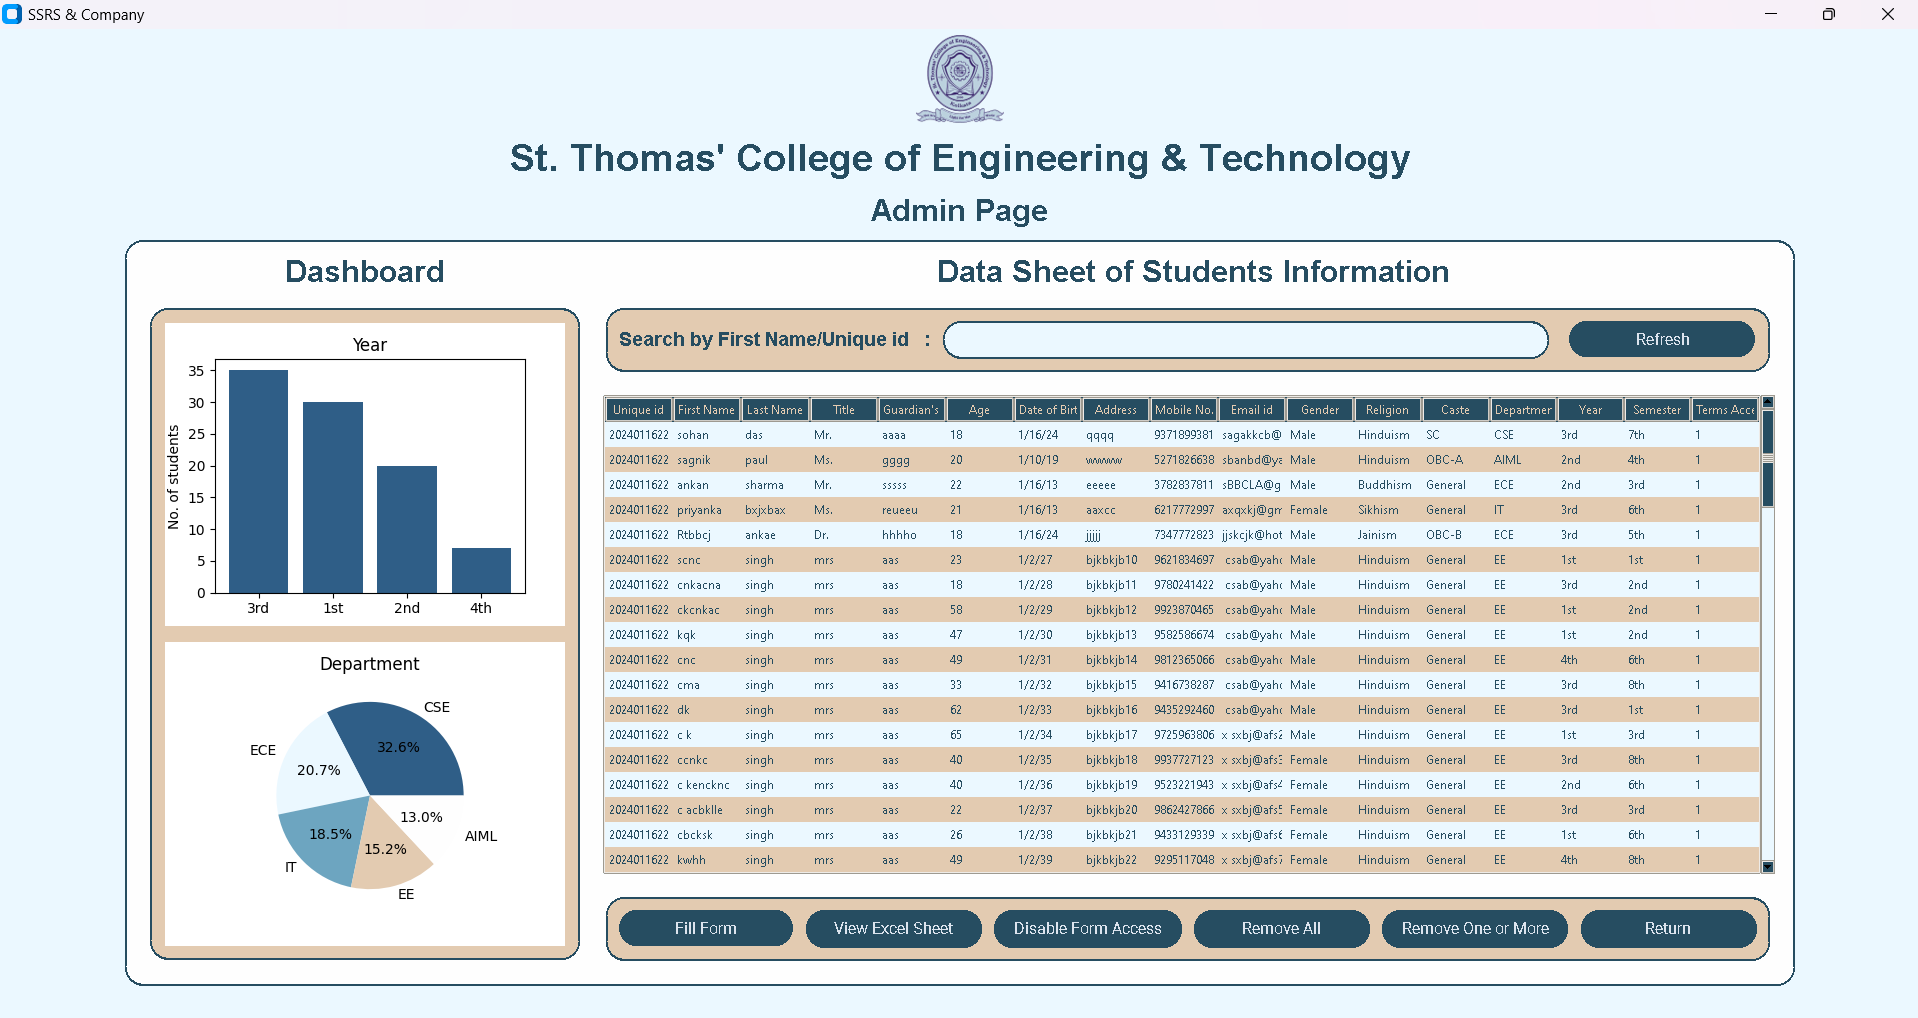

Generate this figure with Python:
import customtkinter as ctk
import sys
import tkinter
from tkinter import ttk
import openpyxl
from matplotlib.backends.backend_tkagg import FigureCanvasTkAgg
import matplotlib.pyplot as plt
import pandas as pd
from PIL import Image
import subprocess
from FORM import GeneratedForm
import json
ctk.set_appearance_mode("light")

def toggle_access():
    config_path = "config.json"
    try:
        with open(config_path, 'r') as config_file:
            config = json.load(config_file)
    except json.JSONDecodeError:
        # If the file is empty or not valid JSON, create an initial configuration
        config = {"access_enabled": False}

    if config["access_enabled"]:
        config["access_enabled"] = False
        enable_button.configure(text="Enable Form Access")
    else:
        config["access_enabled"] = True
        enable_button.configure(text="Disable Form Access")

    with open(config_path, 'w') as config_file:
        json.dump(config, config_file, indent=2)

def enable_access():
    config_path = "config.json"
    try:
        with open(config_path, 'r') as config_file:
            config = json.load(config_file)
    except json.JSONDecodeError:
        # If the file is empty or not valid JSON, create an initial configuration
        config = {"access_enabled": False}

    config["access_enabled"] = True

    with open(config_path, 'w') as config_file:
        json.dump(config, config_file, indent=2)

def disable_access():
    config_path = "config.json"
    try:
        with open(config_path, 'r') as config_file:
            config = json.load(config_file)
    except json.JSONDecodeError:
        # If the file is empty or not valid JSON, create an initial configuration
        config = {"access_enabled": False}

    config["access_enabled"] = False

    with open(config_path, 'w') as config_file:
        json.dump(config, config_file, indent=2)


def load(my_tag):
    list_values = list(sheet.values)
    #print(list_values)
    for col_name in list_values[0]:
        treeview.heading(col_name,text=col_name)
    for index, row in data.iterrows():
        my_tag = 'oddrow' if my_tag=='evenrow'else 'evenrow'
        treeview.insert("", "end", values=(row['Unique id'] ,row['First Name'], row['Last Name'], row['Title'],row["Guardian's Name"],
                                           row['Age'], row['Date of Birth'], row['Address'],row["Mobile No."],
                                           row['Email id'], row['Gender'], row['Religion'],row["Caste"],
                                           row['Department'], row['Year'], row['Semester'],row["Terms Accepted"],),tags=(my_tag))
        #my_tag = 'oddrow' if my_tag=='evenrow'else 'evenrow'
        #treeview.insert('',tkinter.END,values=value_tuple,tags=(my_tag))

def count_dept(path,  column_name2):
    df = pd.read_excel(path)
    return df[column_name2].value_counts()

def count_year(path,  column_name1):
    df = pd.read_excel(path)
    return df[column_name1].value_counts()

def update_bar1():
    year_counts = count_year(path, column_name1)
    year = {}
    for element, count in year_counts.items():
    #print(f"{element}: {count}")
        year[element] = count
    
    fig1, ax1 = plt.subplots(figsize = (4,3))
    ax1.clear()
    ax1.bar(year.keys(), year.values())
    ax1.set_title("Year")
    #ax1.set_xlabel("Year")
    ax1.set_ylabel("No. of students")
    #plt.show()
    canvas1 = FigureCanvasTkAgg(fig1, mat_frame)
    canvas1.draw()
    canvas1.get_tk_widget().grid(row=0,column=0,padx=15,pady=(15,7.5),sticky = "news")
    
def update_bar2():
    dept_counts = count_dept(path, column_name2)
    dept = {}
    for element, count in dept_counts.items():
        #print(f"{element}: {count}")
        dept[element] = count
    
    fig2, ax3 = plt.subplots(figsize = (4,3))
    ax3.clear()
    ax3.pie(dept.values(), labels=dept.keys(), autopct='%1.1f%%')
    ax3.set_title("Department")
    # plt.show()
    canvas2 = FigureCanvasTkAgg(fig2, mat_frame)
    canvas2.draw()
    canvas2.get_tk_widget().grid(row = 1,column=0,padx=15,pady=(7.5,15),sticky = "news")


def filter_data(*args):
    search_text = search_var.get().lower()
    treeview.delete(*treeview.get_children())
    data= pd.read_excel(path)
    filtered_data = data[(data['First Name'].str.lower().str.contains(search_text, na=False))|(data['Unique id'].astype(str).str.contains(search_text,na = False))]
    
    list_values = list(sheet.values)
    #print(list_values)
    for col_name in list_values[0]:
        treeview.heading(col_name,text=col_name)
    
    treeview.tag_configure('oddrow',background="#EBF8FF")
    treeview.tag_configure('evenrow',background="#E3CBB1")
    my_tag = 'evenrow'

    for index, row in filtered_data.iterrows():
        my_tag = 'oddrow' if my_tag=='evenrow'else 'evenrow'
        treeview.insert("", "end", values=(row['Unique id'],row['First Name'], row['Last Name'], row['Title'],row["Guardian's Name"],
                                           row['Age'], row['Date of Birth'], row['Address'],row["Mobile No."],
                                           row['Email id'], row['Gender'], row['Religion'],row["Caste"],
                                           row['Department'], row['Year'], row['Semester'],row["Terms Accepted"]),tags=(my_tag))
def load_data(my_tag):
    #treeview.delete(*treeview.get_children())
    data= pd.read_excel(path)
    for index , row in data.iterrows():
        my_tag = 'oddrow' if my_tag=='evenrow'else 'evenrow'
        treeview.insert("", "end", values=(row ['Unique id'],row['First Name'], row['Last Name'], row['Title'],row["Guardian's Name"],
                                           row['Age'], row['Date of Birth'], row['Address'],row["Mobile No."],
                                           row['Email id'], row['Gender'], row['Religion'],row["Caste"],
                                           row['Department'], row['Year'], row['Semester'],row["Terms Accepted"]),tags=(my_tag))
def refresh():
    #data= pd.read_excel(path)
    treeview.delete(*treeview.get_children())
    '''
    for index , row in data.iterrows():
        my_tag = 'oddrow' if my_tag=='evenrow'else 'evenrow'
        treeview.insert("", "end", values=(row ['Unique id'],row['First Name'], row['Last Name'], row['Title'],row["Guardian's Name"],
                                           row['Age'], row['Date of Birth'], row['Address'],row["Mobile No."],
                                           row['Email id'], row['Gender'], row['Religion'],row["Caste"],
                                           row['Department'], row['Year'], row['Semester'],row["Terms Accepted"]),tags=(my_tag))'''
    load_data(my_tag)                                       
    update_bar1()
    update_bar2()
        
# ("First Name","Last Name","Title","Guardian's Name","Age","Date of Birth","Address","Mobile No."
#,"Email id","Gender","Religion","Caste","Department","Year","Semester","Terms Accepted")

path = "students.xlsx"
data = pd.read_excel(path)
workbook = openpyxl.load_workbook(path)
sheet = workbook.active

column_name1 = 'Year'
column_name2 = 'Department'

plt.rcParams["axes.prop_cycle"] = plt.cycler(
    color=["#2F5E87", "#EBF8FF", "#6DA5C0", "#E3CBB1", "#FEFEFE"])

        

window = ctk.CTkToplevel()
#window = tkinter.Toplevel()
window.title("SSRS & Company")
window.state('zoomed')
window.config(bg="#EBF8FF")
style = ttk.Style(window)
style.theme_use('clam')

my_image = ctk.CTkImage(light_image=Image.open("STCET-Logo.png"),size = (70,70))

# Create a CTkLabel with the CTkImage
p_label = ctk.CTkLabel(window, image=my_image, text=" ",bg_color="#EBF8FF")
p_label.pack(padx=20, pady=5)

college_label = ctk.CTkLabel(window,text="St. Thomas' College of Engineering & Technology",
                             font=ctk.CTkFont(family = "Old English Text MT",size=30,weight="bold"),bg_color = "#EBF8FF",text_color="#264D61")
college_label.pack(padx = 10,pady =5)
title_label = ctk.CTkLabel(window,text="Admin Page",font=ctk.CTkFont(family = "Arial",size=25,weight = "bold"),bg_color = "#EBF8FF",text_color="#264D61")
title_label.pack(padx = 10,pady =5)

frame = ctk.CTkFrame(window,fg_color="#FEFEFE",bg_color="#EBF8FF",corner_radius=15,border_width=2,border_color="#264D61")
frame.pack(fill = "x",padx = 100,pady = (5,10))

tree_label = ctk.CTkLabel(frame,text="Data Sheet of Students Information",font=ctk.CTkFont(family = "Arial",size=25,weight = "bold"),text_color="#264D61")
tree_label.grid(row = 0,column = 1,padx = 5,pady = (10,5),sticky = "news")

#search frame.......

search_frame = ctk.CTkFrame(frame,fg_color="#E3CBB1",bg_color="#FEFEFE",corner_radius=15,border_width=2,border_color="#264D61")
search_frame.grid(row = 1,column = 1,padx = (10,20),pady = (10,10),sticky = "news")

search_label = ctk.CTkLabel(search_frame,text="Search by First Name/Unique id   :",font=ctk.CTkFont(family = "Arial",size=15,weight = "bold"),text_color="#264D61")
search_label.pack(side =tkinter.LEFT, padx=(10,5),pady = 10)

search_var = tkinter.StringVar()
search_entry = ctk.CTkEntry(search_frame,fg_color= "#EBF8FF",border_color="#264d61",text_color="#264D61",textvariable=search_var,
                          font=ctk.CTkFont(family = "Times New Roman" ,weight="bold",size = 15),height = 30,corner_radius = 15)
search_entry.pack(side = tkinter.LEFT,padx = (5,10),pady = 10,fill = "x",expand = True)

refresh_button = ctk.CTkButton(search_frame, text="Refresh",width=150, command=refresh,fg_color="#264D61",hover_color="#2F5E87",height = 30,corner_radius = 15)
refresh_button.pack(side = tkinter.LEFT,padx = (5,10),pady = 10)


treeFrame = ttk.Frame(frame)
treeFrame.grid(row=2,column=1,pady=(10,10),padx=(10,20),sticky = "news")
treescy = ttk.Scrollbar(treeFrame,orient = 'vertical')
treescy.pack(side="right",fill="y")
#treescx = ttk.Scrollbar(treeFrame,orient='horizontal')
#treescx.pack(side="bottom",fill="x")

cols = ("Unique id","First Name","Last Name","Title","Guardian's Name","Age","Date of Birth","Address","Mobile No."
        ,"Email id","Gender","Religion","Caste","Department","Year","Semester","Terms Accepted")
treeview = ttk.Treeview(treeFrame,show="headings",yscrollcommand=treescy.set,columns=cols,height=18)
for col in cols:
    treeview.column(col,width=58)
treeview.pack(fill = "x")
treescy.config(command=treeview.yview)
#add style........

style.configure("Treeview",background = "#EBF8FF",fieldbackground ="#EBF8FF",foreground = "#264D61",rowheight = 25)
style.configure("Treeview.Heading",background ="#264D61",foreground = "#E3CBB1",hover = "#2F5E87")
style.map('Treeview',background = ([('selected',"#2F5E87")]))
style.configure("Vertical.TScrollbar",background = "#264D61",troughcolor ="#EBF8FF"  )
treeview.tag_configure('oddrow',background="#EBF8FF")
treeview.tag_configure('evenrow',background="#E3CBB1")
my_tag = 'evenrow'

load(my_tag)
search_entry.bind("<KeyRelease>", filter_data)
#treescx.config(command=treeview.xview)

mat_label = ctk.CTkLabel(frame,text="Dashboard",font=ctk.CTkFont(family = "Arial",size=25,weight = "bold"),text_color="#264D61")
mat_label.grid(row = 0,column = 0,padx = (20,10),pady = (10,5),sticky = "news")

mat_frame = ctk.CTkFrame(frame,fg_color="#E3CBB1",bg_color="#FEFEFE",corner_radius=15,border_width=2,border_color="#264D61")
mat_frame.grid(row = 1,column = 0,rowspan = 3,sticky = "news",padx = (20,10),pady = (10,20))

update_bar1()
update_bar2()

for i in range(2):
    mat_frame.grid_rowconfigure(i,weight=1)
for i in range(1):
    mat_frame.grid_columnconfigure(i,weight=1)

button_frame = ctk.CTkFrame(frame,fg_color="#E3CBB1",bg_color="#FEFEFE",corner_radius=15,border_width=2,border_color="#264D61")
button_frame.grid(row = 3,column = 1,padx = (10,20),pady = (10,20),sticky = "news")

def open_generated_form():
    # Run the form_generator.py script to generate the form
    subprocess.Popen(['python', 'FORM.py'], shell=True)

    
    
Edit_button = ctk.CTkButton(button_frame, text="Fill Form", command=open_generated_form,fg_color="#264D61",
                            hover_color="#2F5E87",height = 30,corner_radius = 15)
Edit_button.grid(row=0, column=0, padx=(10, 5), pady=10, sticky="news")

def open_excel_sheet():
    subprocess.Popen(['start', 'excel', path], shell=True)

Excel_button = ctk.CTkButton(button_frame, text="View Excel Sheet", command=open_excel_sheet,fg_color="#264D61",hover_color="#2F5E87",height = 30,corner_radius = 15)
Excel_button.grid(row=0, column=1, padx=(5, 5), pady=10, sticky="news")

# Add buttons to enable and disable access
enable_button = ctk.CTkButton(button_frame, text="Disable Form Access", command=toggle_access,fg_color="#264D61",hover_color="#2F5E87",height = 30,corner_radius = 15)
enable_button.grid(row=0, column=2, padx=(5, 5), pady=10, sticky="news")

#edit buttons.........

def remove_all():
    data= pd.read_excel(path)
    for item in treeview.get_children():
        treeview.delete(item)
        
    data.drop(data.index,inplace=True)
    data.to_excel(path,index=False)
    refresh()

remove_all_button = ctk.CTkButton(button_frame, text="Remove All",command=remove_all,fg_color="#264D61",hover_color="#2F5E87",height = 30,corner_radius = 15)
remove_all_button.grid(row=0, column=3, padx=(5, 5), pady=10, sticky="news")

def remove_row():
    data= pd.read_excel(path)
    selected_item = treeview.selection()
    for item in selected_item:
        values = treeview.item(item,"values")
        if values:
            item_text = values[1]
            index_to_remove = data[data['First Name']==item_text].index[0]
            data.drop(index_to_remove,inplace=True)
            treeview.delete(item)
            data.to_excel(path,index=False)
            
        else:
            treeview.delete(item)
            data.to_excel(path,index=False)
    refresh()
def exit_action():
        confirm = tkinter.messagebox.askyesno("Return", "Are you sure you want to return to login page?")
        if confirm:
            window.destroy()
            sys.exit()
    

remove_rows_button = ctk.CTkButton(button_frame, text="Remove One or More", command=remove_row,fg_color="#264D61",hover_color="#2F5E87",height = 30,corner_radius = 15)
remove_rows_button.grid(row=0, column=4, padx=(5, 5), pady=10, sticky="news")

exit_button = ctk.CTkButton(button_frame,text="Return",command=exit_action,fg_color="#264D61",hover_color="#2F5E87",height = 30,corner_radius = 15)
exit_button.grid(row=0, column=5, padx=(5, 10), pady=10, sticky="news")


for i in range(1):
    button_frame.grid_rowconfigure(i,weight=1)
for i in range(6):
    button_frame.grid_columnconfigure(i,weight=1)

for i in range(4):
    frame.grid_rowconfigure(i,weight=1)
for i in range(2):
    frame.grid_columnconfigure(i,weight=1)

window.mainloop()
